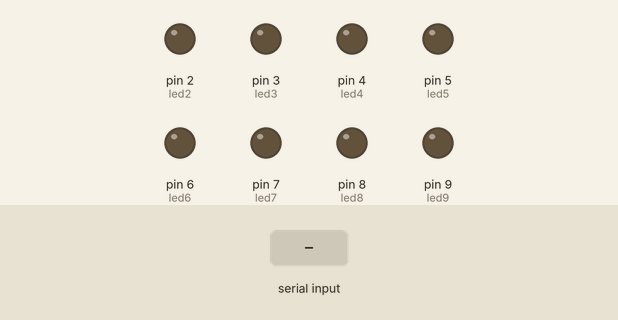
Recording of a sketch running on a simulated Arduino Uno, built with avr-gcc and run on an emulated ATmega328P. Parts: output pins drawn as LEDs (lit = HIGH). Dashed ring = blinking. The test bench sets the inputs (shaded band).

Above: at 1.2 s.
1.3 s: "2\n" received over Serial
At 3.7 s:
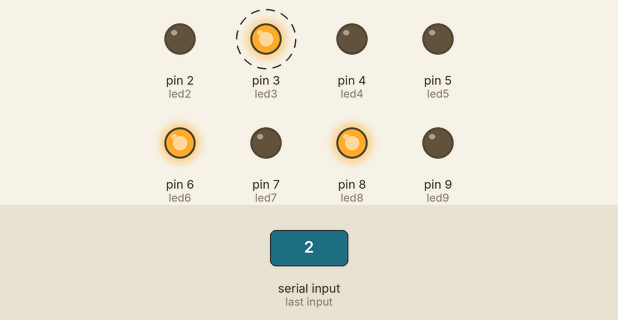
4.3 s: "1\n" received over Serial
At 5.5 s:
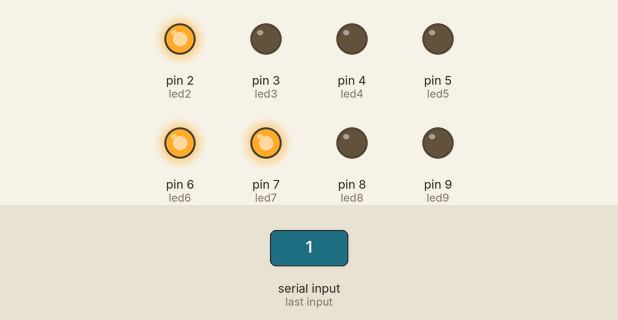
5.8 s: "3\n" received over Serial
At 6.8 s:
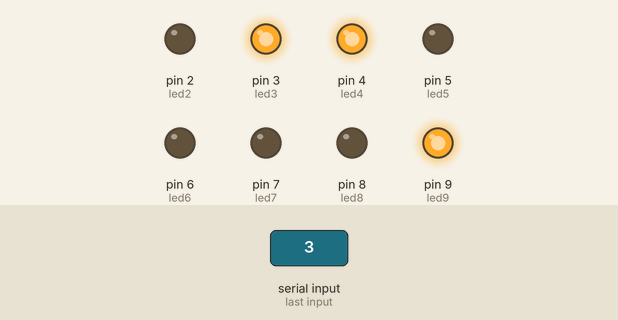
7.3 s: "4\n" received over Serial
At 8.0 s:
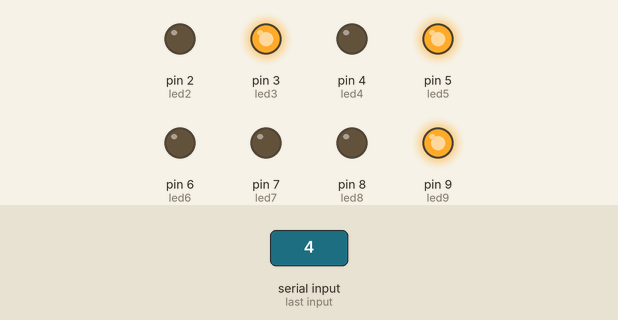
Timing chart, 0 to 9.8 s (numbered marks = the images above; inputs shaded):
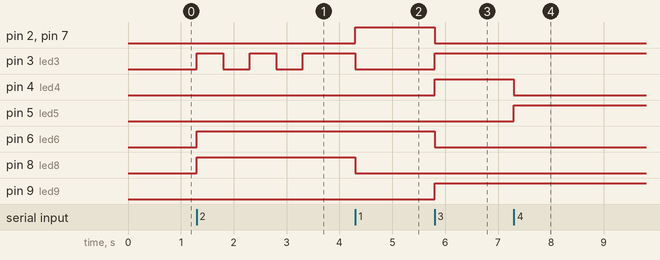

The sketch:

semaforo.ino
```cpp
/*
  Programa 01
  Liga todos os Leds
 */

// Definiçao de valores para variáveis
int led2 = 2;
int led3 = 3;
int led4 = 4;
int led5 = 5;
int led6 = 6;
int led7 = 7;
int led8 = 8;
int led9 = 9;

int valor1 = 0; //Estado
int pisca = 500;


// Rotina executada 1 vez e que em geral configura entradas e saídas
void setup() {

	Serial.begin(9600);
	// configura os pinos como saídas DIGITAIS.
	pinMode(led2, OUTPUT);
	pinMode(led3, OUTPUT);
	pinMode(led4, OUTPUT);
	pinMode(led5, OUTPUT);
	pinMode(led6, OUTPUT);
	pinMode(led7, OUTPUT);
	pinMode(led8, OUTPUT);
	pinMode(led9, OUTPUT);
}

// the loop routine runs over and over again forever:
void loop() {

	if(Serial.available() > 0){
  	valor1 = Serial.parseInt();

	  //Sinal Pedestre(Verde), Primeiro Sinal(Vermelho), Segundo Sinal(Verde)
    if (valor1 == 1) {
  		digitalWrite(led2, 1);   // Verde(Sinal Pedestre)
  		digitalWrite(led3, 0);   // Vermelho(Sinal Pedestre)
	  	digitalWrite(led4, 0);   // Verde(Primeiro Sinal)
		  digitalWrite(led5, 0);   // Amarelo(Primeiro Sinal)
  		digitalWrite(led6, 1);   // Vermelho(Primeiro Sinal)
  		digitalWrite(led7, 1);   // Verde(Segundo Sinal)
  		digitalWrite(led8, 0);   // Amarelo(Segundo Sinal)
  		digitalWrite(led9, 0);   // Vermelho(Segundo Sinal)
  	}

  	//Sinal Pedestre(Vermelho), Primeiro Sinal(Vermelho), Segundo Sinal(Amarelo)
    if (valor1 == 2) {
  		digitalWrite(led2, 0);   // Verde(Sinal Pedestre)
  		digitalWrite(led3, 1);   // Vermelho(Sinal Pedestre)
  		digitalWrite(led4, 0);   // Verde(Primeiro Sinal)
  		digitalWrite(led5, 0);   // Amarelo(Primeiro Sinal)
  		digitalWrite(led6, 1);   // Vermelho(Primeiro Sinal)
  		digitalWrite(led7, 0);   // Verde(Segundo Sinal)
  		digitalWrite(led8, 1);   // Amarelo(Segundo Sinal)
  		digitalWrite(led9, 0);   // Vermelho(Segundo Sinal)

      //Pisca o Sinal vermelho do pedestre
      delay(pisca);
  	  digitalWrite(led3, 0);   // Vermelho(Sinal Pedestre)
      delay(pisca);
      digitalWrite(led3, 1);   // Vermelho(Sinal Pedestre)
      delay(pisca);
      digitalWrite(led3, 0);   // Vermelho(Sinal Pedestre)
      delay(pisca);
      digitalWrite(led3, 1);   // Vermelho(Sinal Pedestre)
  	}


   //Sinal Pedestre(Vermelho), Primeiro Sinal(Verde), Segundo Sinal(Vermelho)
    if (valor1 == 3) {
      digitalWrite(led2, 0);   // Verde(Sinal Pedestre)
      digitalWrite(led3, 1);   // Vermelho(Sinal Pedestre)
      digitalWrite(led4, 1);   // Verde(Primeiro Sinal)
      digitalWrite(led5, 0);   // Amarelo(Primeiro Sinal)
      digitalWrite(led6, 0);   // Vermelho(Primeiro Sinal)
      digitalWrite(led7, 0);   // Verde(Segundo Sinal)
      digitalWrite(led8, 0);   // Amarelo(Segundo Sinal)
      digitalWrite(led9, 1);   // Vermelho(Segundo Sinal)
    }

    //Sinal Pedestre(Vermelho), Primeiro Sinal(Amarelo), Segundo Sinal(Vermelho)
    if (valor1 == 4) {
      digitalWrite(led2, 0);   // Verde(Sinal Pedestre)
      digitalWrite(led3, 1);   // Vermelho(Sinal Pedestre)
      digitalWrite(led4, 0);   // Verde(Primeiro Sinal)
      digitalWrite(led5, 1);   // Amarelo(Primeiro Sinal)
      digitalWrite(led6, 0);   // Vermelho(Primeiro Sinal)
      digitalWrite(led7, 0);   // Verde(Segundo Sinal)
      digitalWrite(led8, 0);   // Amarelo(Segundo Sinal)
      digitalWrite(led9, 1);   // Vermelho(Segundo Sinal)
    }
	}
}
```

Measured:
- after the input at 1.3 s, pin 3 (led3): alternates HIGH for 0.50 s and LOW for 0.50 s, starting at once; pin 6 (led6), pin 8 (led8): LOW → HIGH at once
- after the input at 4.3 s, pin 2 (led2), pin 7 (led7): LOW → HIGH at once; pin 3 (led3), pin 8 (led8): HIGH → LOW at once
- after the input at 5.8 s, pin 2 (led2), pin 6 (led6), pin 7 (led7): HIGH → LOW at once; pin 3 (led3), pin 4 (led4), pin 9 (led9): LOW → HIGH at once
- after the input at 7.3 s, pin 4 (led4): HIGH → LOW at once; pin 5 (led5): LOW → HIGH at once
